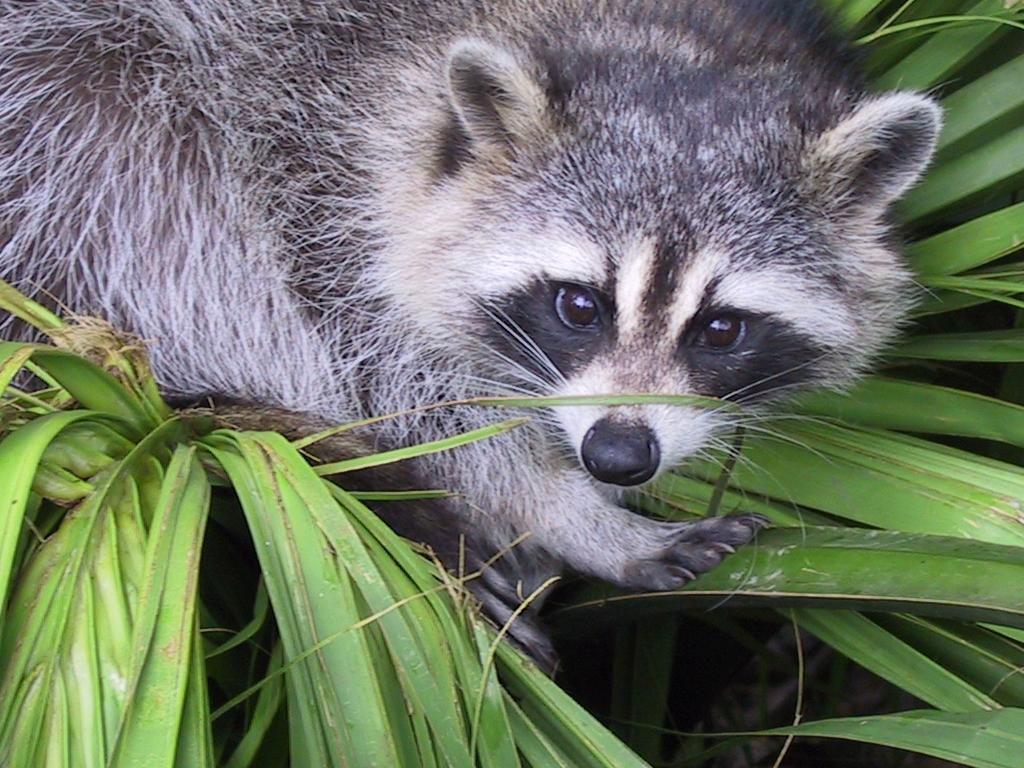
#> input picture day01/ex03/animal.jpeg, 1024 x 768 px, found by its file name
$ python zoom.py
#> lines starting #> are read from the running program, lines starting #| are printed output that depends on the picture
import cv2
import numpy as np
from sys import exit

def zoom_roi(image, x, y, width, height)-> np.ndarray:
    '''
    Extract region of interest then scall this region
    '''
     # Extract ROI
    roi = image[y:y+height, x:x+width]

    zoomed = cv2.resize(roi, (400, 400), interpolation=cv2.INTER_LINEAR)
    return zoomed

def main():
    # Load an image
    img = cv2.imread('/home/morpheus/PPFD/day01/ex03/animal.jpeg')
#> img is the input picture: shape (768, 1024, 3); mean B, G, R 102.1, 117.7, 110.7
    if img is None:
        exit('Could not open image.')
    img_gray = cv2.cvtColor(img, cv2.COLOR_RGB2GRAY)
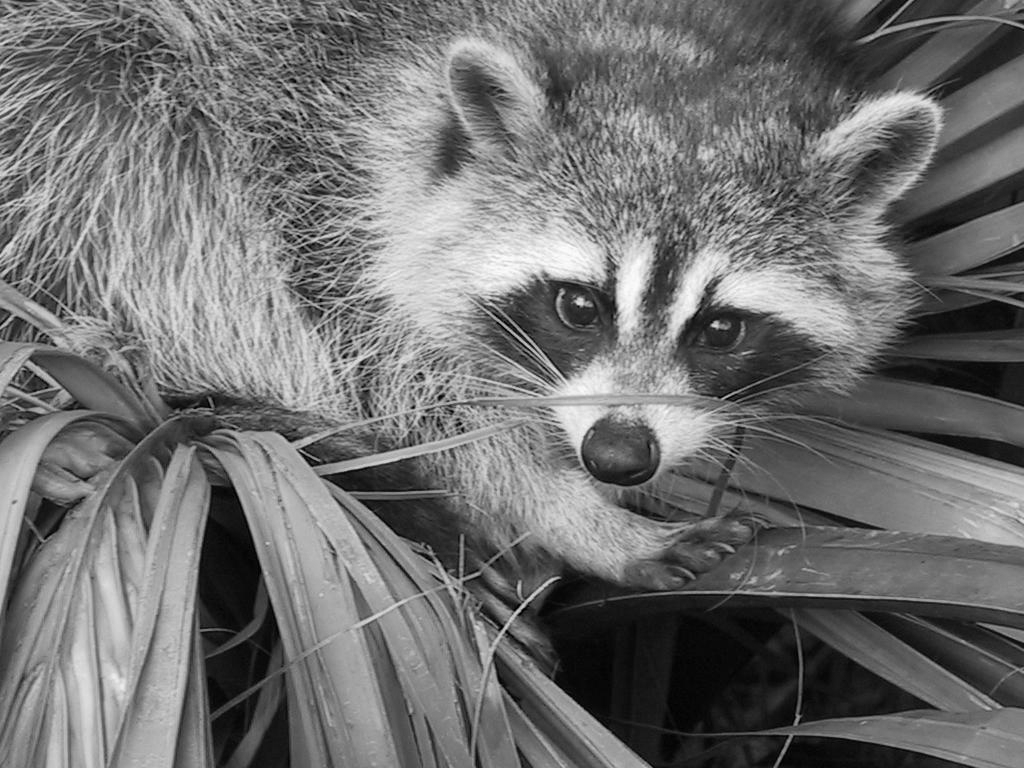
#> img_gray: shape (768, 1024); min 0, max 253, mean 112.2
    # Define ROI parameters
    x, y = 480, 200  # Top-left corner of ROI
    width, height = 300, 300  # Size of ROI
    # Apply zoom to ROI
    zoomed_roi = zoom_roi(img_gray, x, y, width, height)
#> in zoom_roi, `roi = image[y:y+height, x:x+width]`:
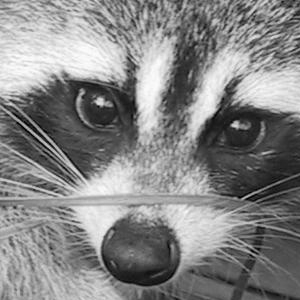
#> roi: shape (300, 300); min 0, max 253, mean 133.2
    # Display or save the result
    cv2.imshow('Zoomed animal', zoomed_roi)
    print(f"The shape of image is: {zoomed_roi.shape}", zoomed_roi, sep='\n')
#> (printed output is left out)
    key = cv2.waitKey(0)
#> (key Esc is pressed here)
    if key is ord('c'):
        cv2.destroyAllWindows()


if __name__ == '__main__':
    main()
